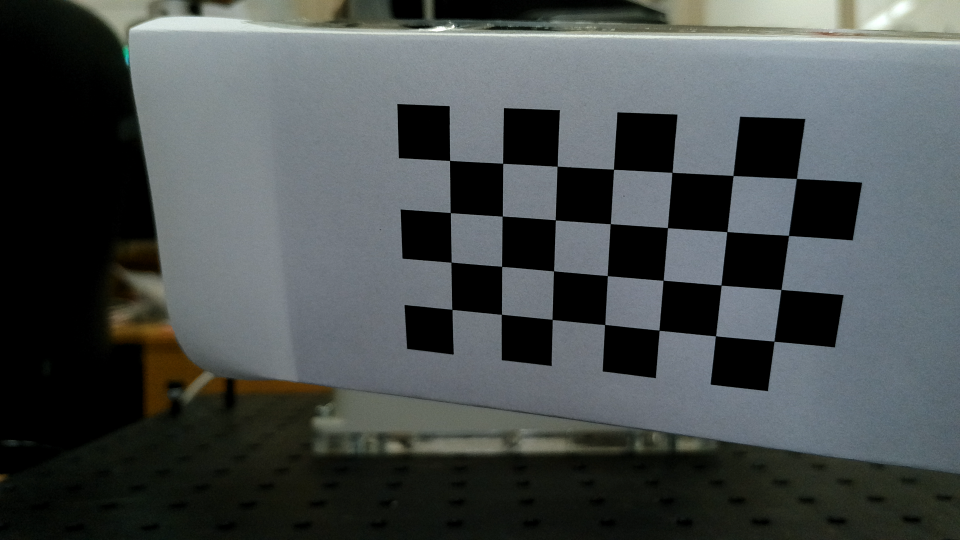
#> input picture captured_images/test_31.png, 1920 x 1080 px (shown at 1/2 size)
$ python 03_image_rectification_test.py
#> lines starting #> are read from the running program, lines starting #| are printed output that depends on the picture
import cv2
import pathlib
import os

def load_coefficients(path):
    """ Loads camera matrix and distortion coefficients. """
#> further down, img is the input picture: shape (1080, 1920, 3); mean B, G, R 77.4, 77.3, 72.1
#| size of the original image = (1080, 1920, 3)
    # FILE_STORAGE_READ
    cv_file = cv2.FileStorage(path, cv2.FILE_STORAGE_READ)

    # note we also have to specify the type to retrieve other wise we only get a
    # FileNode object back instead of a matrix
    camera_matrix = cv_file.getNode("K").mat()
    dist_matrix = cv_file.getNode("D").mat()

    cv_file.release()
    return [camera_matrix, dist_matrix]

def undistort_image(image, K, D):
    h, w = image.shape[:2]
#> h = 1080; w = 1920
    new_camera_matrix, roi = cv2.getOptimalNewCameraMatrix(K, D, (w,h), 1, (w,h))
#> roi = (4, 8, 1909, 1063)

    # Undistort the image
    dst = cv2.undistort(image, K, D, None, new_camera_matrix)
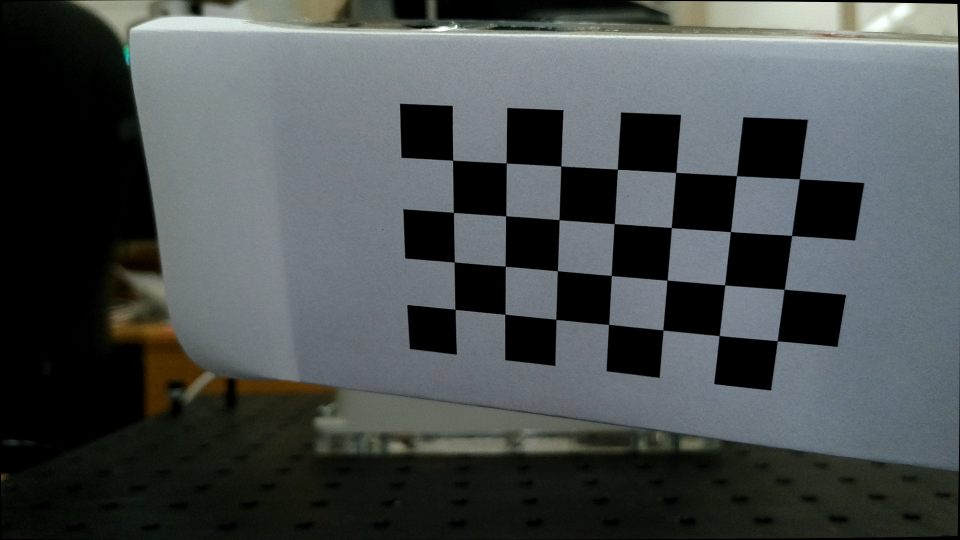
#> dst: shape (1080, 1920, 3) (shown at 1/2 size); mean B, G, R 77, 76.9, 71.7

    # Crop the image (optional)
    x, y, w, h = roi
#> x = 4; y = 8; w = 1909; h = 1063
    dst = dst[y:y+h, x:x+w]
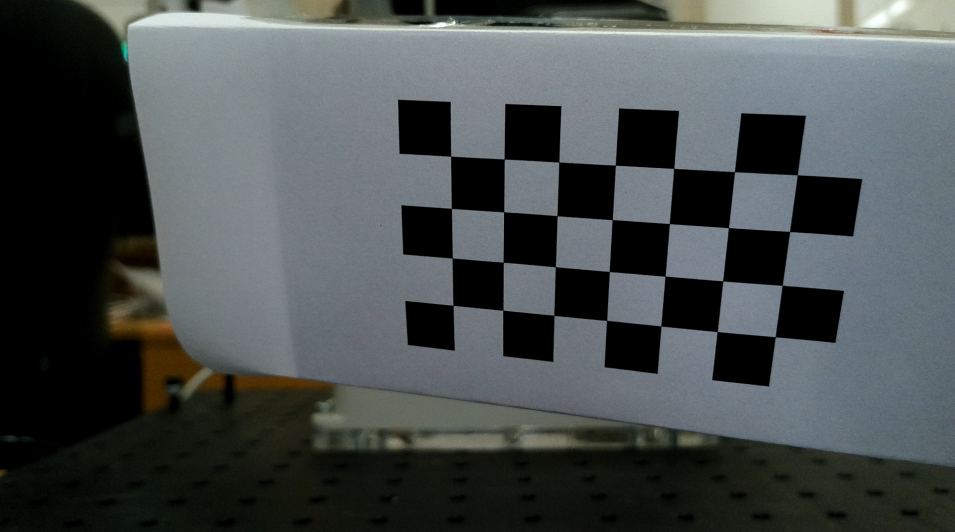
#> dst: shape (1063, 1909, 3) (shown at 1/2 size); mean B, G, R 77.8, 77.6, 72.4
#| size of the undistored image = (1063, 1909, 3)

    return dst

def resize_image(image, scale_percent):
#> called with scale_percent = 50
    width = int(image.shape[1] * scale_percent / 100)
#> width = 960
    height = int(image.shape[0] * scale_percent / 100)
#> height = 540
    dim = (width, height)
#> dim = (960, 540)
    resized = cv2.resize(image, dim, interpolation=cv2.INTER_AREA)
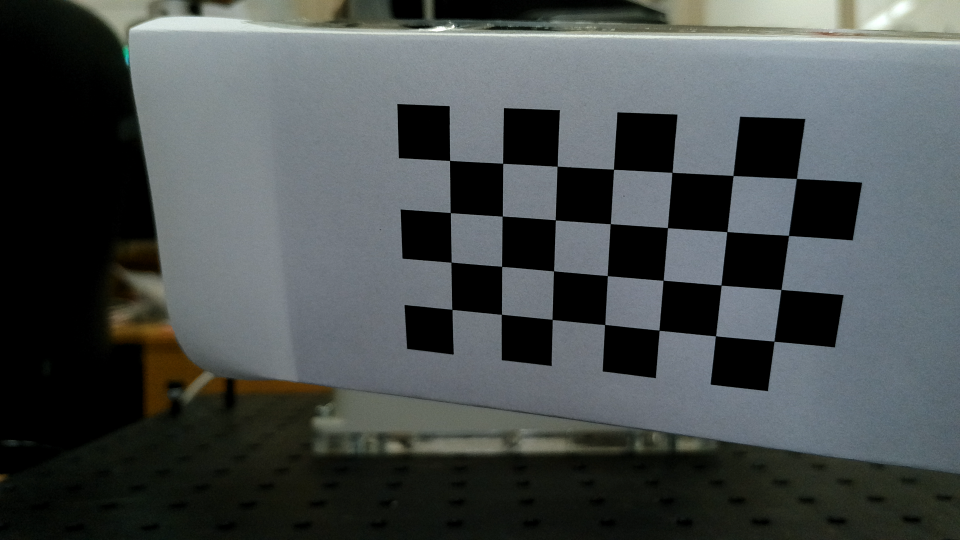
#> resized: shape (540, 960, 3); mean B, G, R 77.5, 77.4, 72.2
    return resized

if __name__ == '__main__':
    current_dir = pathlib.Path(__file__).parent.resolve()
    calib_file_path = os.path.join(current_dir, "intrinsic_params.yaml")
    img_file_path = os.path.join(current_dir, "captured_images", "test_31.png")

    [K, D] = load_coefficients(calib_file_path)

    img = cv2.imread(img_file_path)
    print(f'size of the original image = {img.shape}')

    calibrated_img = undistort_image(img, K, D)
    print(f'size of the undistored image = {calibrated_img.shape}')

    # Resize the images by 50%
    img_resized = resize_image(img, 50)
    calibrated_img_resized = resize_image(calibrated_img, 50)
#> call 2 of resize_image, with scale_percent = 50
#> in resize_image (call 2), `resized = cv2.resize(image, dim, interpolation=cv2.INTER_AREA)`:
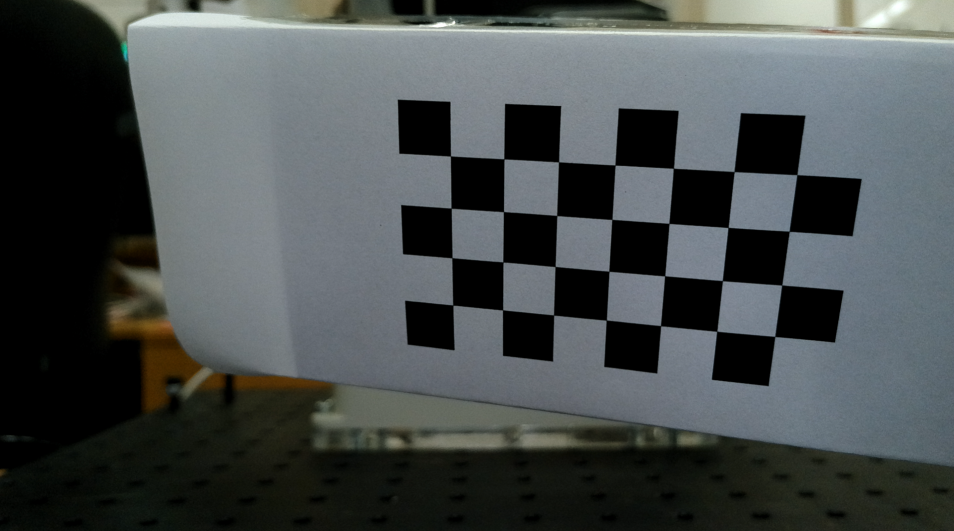
#> resized: shape (531, 954, 3); mean B, G, R 77.8, 77.6, 72.4

    cv2.imshow('Original Image', img_resized)
    cv2.imshow('Calibrated Image', calibrated_img_resized)
    cv2.waitKey(0)
    cv2.destroyAllWindows()

$ run again, with captured_images/test_0.png copied over captured_images/test_31.png
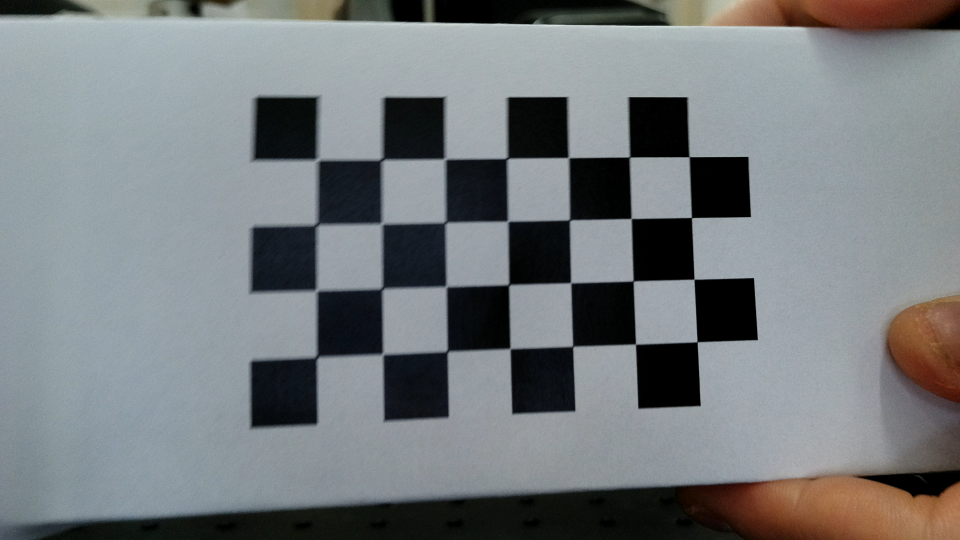
#> input picture captured_images/test_0.png, 1920 x 1080 px (shown at 1/2 size)
#> img is the input picture: shape (1080, 1920, 3); mean B, G, R 125.1, 122.9, 118.4
#| size of the original image = (1080, 1920, 3)
#> in undistort_image, `dst = dst[y:y+h, x:x+w]`:
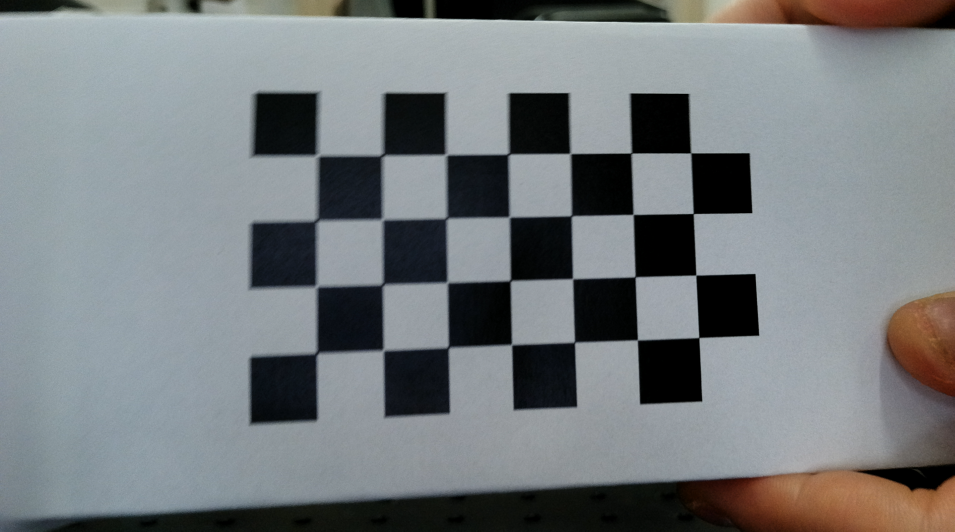
#> dst: shape (1063, 1909, 3) (shown at 1/2 size); mean B, G, R 126.2, 123.8, 119.1
#| size of the undistored image = (1063, 1909, 3)
#> in resize_image (call 2), `resized = cv2.resize(image, dim, interpolation=cv2.INTER_AREA)`:
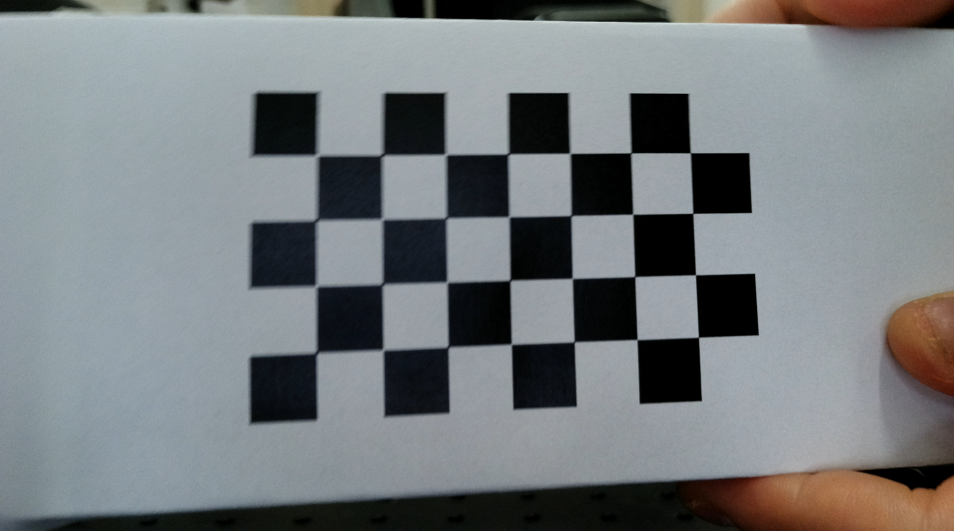
#> resized: shape (531, 954, 3); mean B, G, R 126.2, 123.8, 119.1

$ run again, with captured_images/test_1.png copied over captured_images/test_31.png
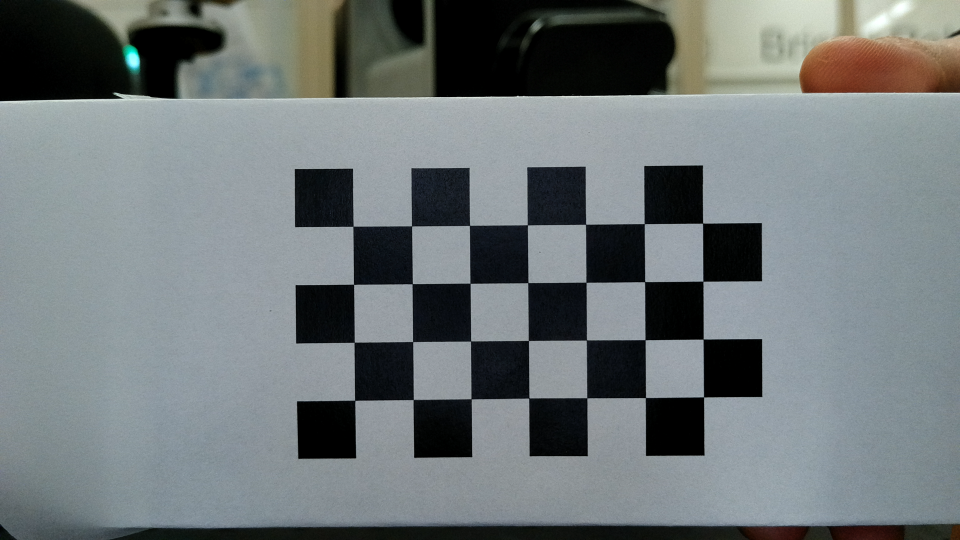
#> input picture captured_images/test_1.png, 1920 x 1080 px (shown at 1/2 size)
#> img is the input picture: shape (1080, 1920, 3); mean B, G, R 121.1, 119.6, 112.5
#| size of the original image = (1080, 1920, 3)
#> in undistort_image, `dst = dst[y:y+h, x:x+w]`:
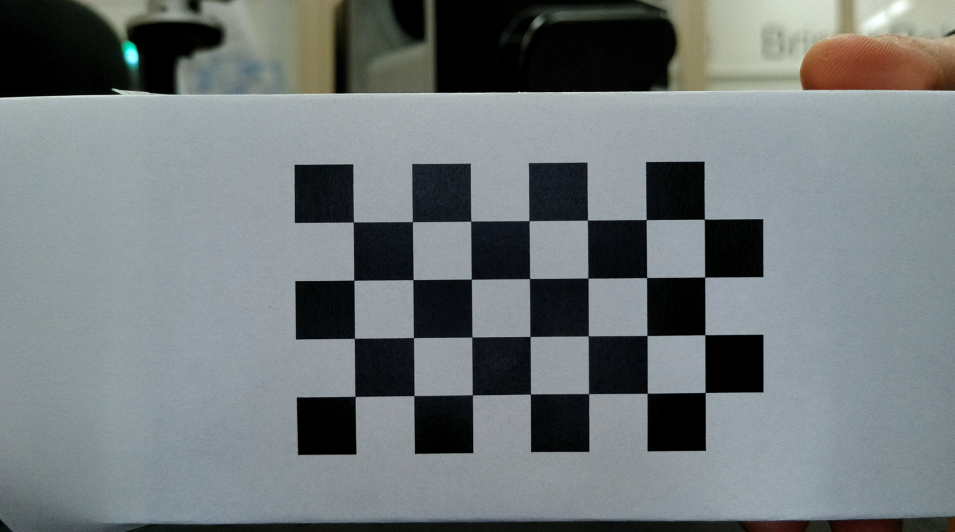
#> dst: shape (1063, 1909, 3) (shown at 1/2 size); mean B, G, R 121.9, 120.2, 113.1
#| size of the undistored image = (1063, 1909, 3)
#> in resize_image (call 2), `resized = cv2.resize(image, dim, interpolation=cv2.INTER_AREA)`:
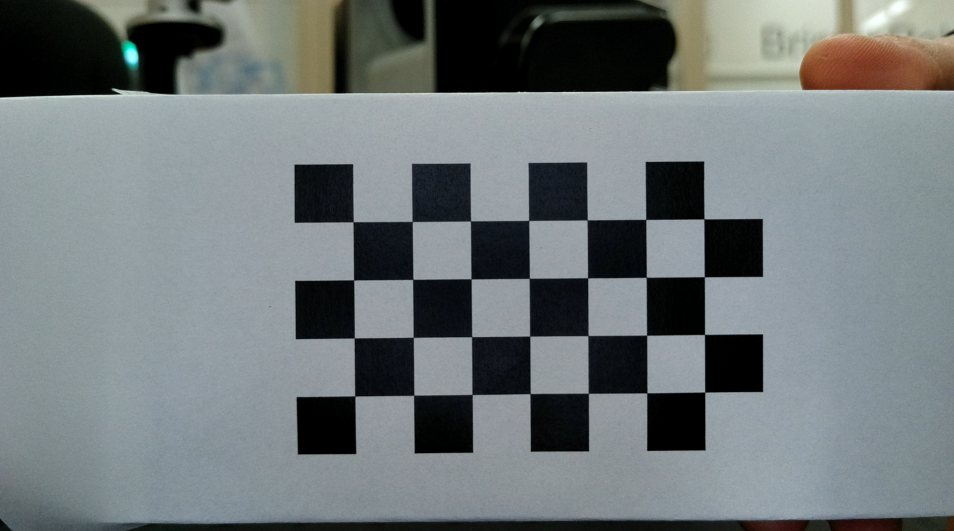
#> resized: shape (531, 954, 3); mean B, G, R 121.9, 120.2, 113.1

$ run again, with captured_images/test_10.png copied over captured_images/test_31.png
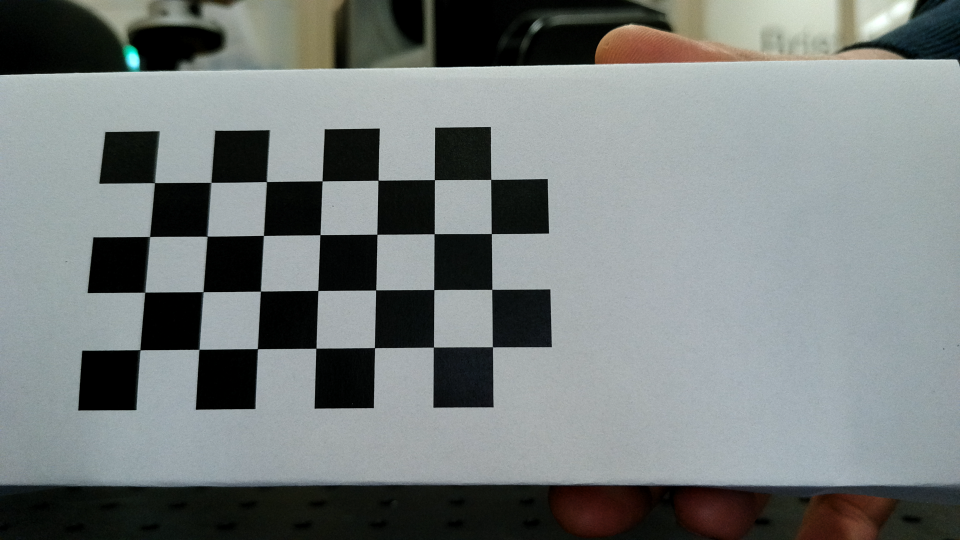
#> input picture captured_images/test_10.png, 1920 x 1080 px (shown at 1/2 size)
#> img is the input picture: shape (1080, 1920, 3); mean B, G, R 125.3, 125.9, 119.8
#| size of the original image = (1080, 1920, 3)
#> in undistort_image, `dst = dst[y:y+h, x:x+w]`:
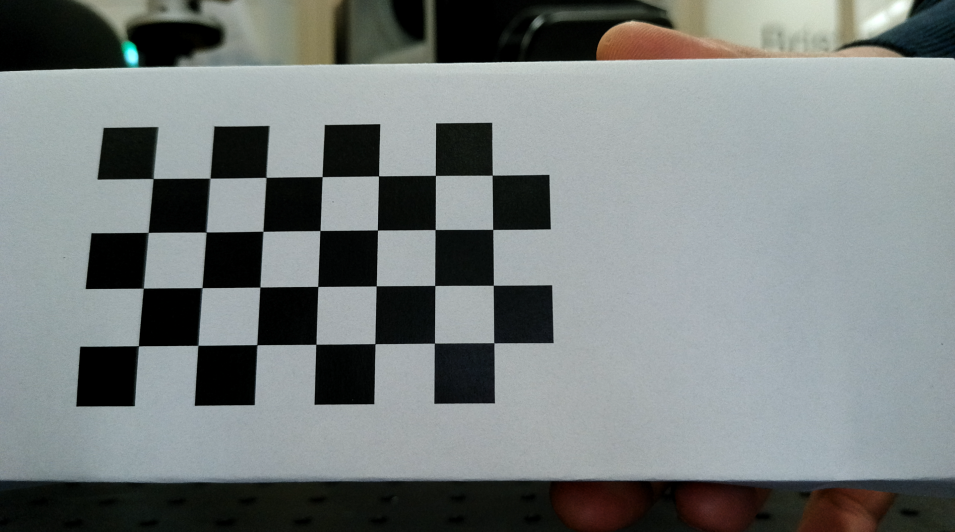
#> dst: shape (1063, 1909, 3) (shown at 1/2 size); mean B, G, R 126.1, 126.6, 120.4
#| size of the undistored image = (1063, 1909, 3)
#> in resize_image (call 2), `resized = cv2.resize(image, dim, interpolation=cv2.INTER_AREA)`:
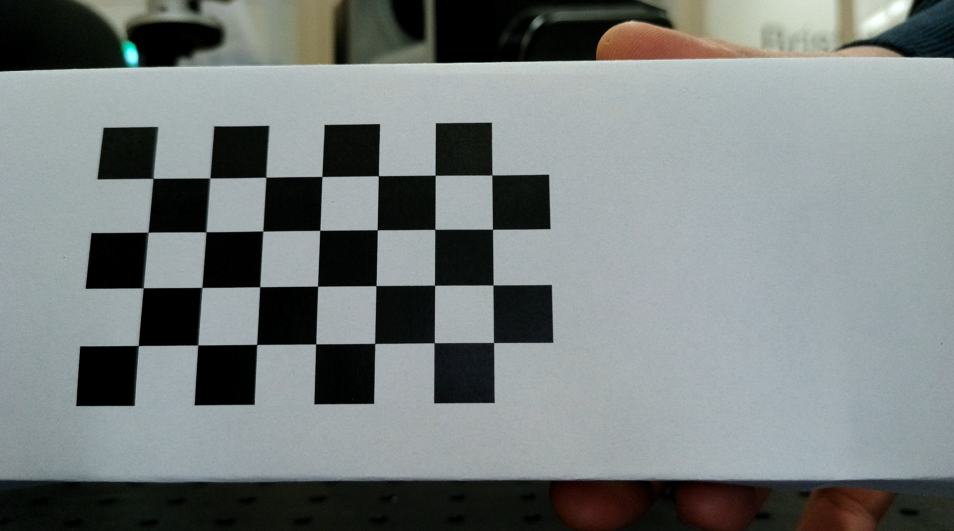
#> resized: shape (531, 954, 3); mean B, G, R 126.1, 126.6, 120.4
